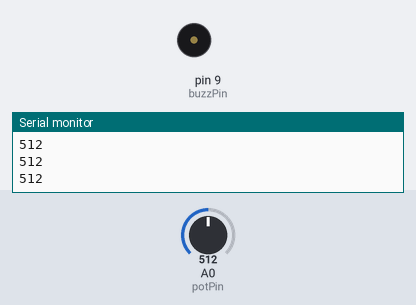
This sketch was run on a simulated Arduino Uno, built with avr-gcc and run on an emulated ATmega328P. Shown: buzzer (waves = sounding, pin HIGH), the last lines printed to the serial monitor. The inputs (shaded band) are chosen by the test bench; at power-on: A0 (potPin) = 512.

Above: at 1.3 s.
1.4 s: A0 (potPin) set to 983
3.2 s: A0 (potPin) set to 1015
At 4.4 s:
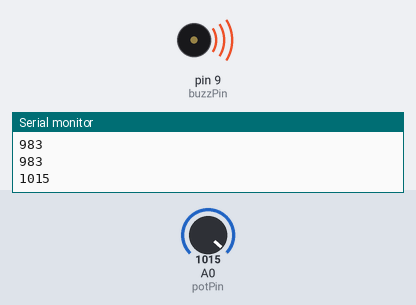
6.2 s: A0 (potPin) set to 990
At 6.9 s:
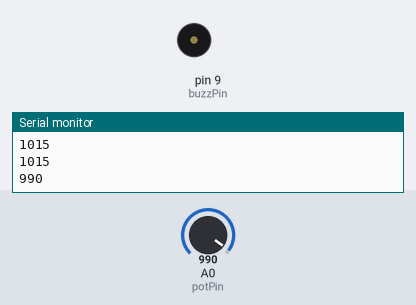
7.7 s: A0 (potPin) set to 1010
At 9.3 s:
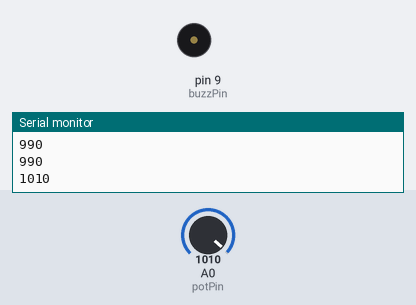
Timing chart, 0 to 11.7 s (numbered marks = the images above; inputs shaded):
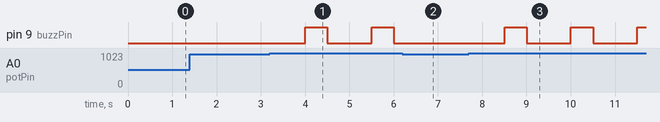

Measured:
- the behaviour switches between 1000 and 1001 on A0 (potPin) (found by bisection; images 0 and 1)
- after the input at 3.2 s, pin 9 (buzzPin): alternates HIGH for 0.50 s and LOW for 1.0 s, starting after 0.80 s
- after the input at 6.2 s, pin 9 (buzzPin): stays LOW (without the input it goes to HIGH after 0.80 s)
- after the input at 7.7 s, pin 9 (buzzPin): alternates HIGH for 0.50 s and LOW for 1.0 s, starting after 0.80 s

The sketch:

PotAndBuzz.ino
```cpp
int potPin=A0;
int buzzPin=9;
int potVal;
int dt=500;

void setup() {
    Serial.begin(9600);
    pinMode(buzzPin,OUTPUT);
    pinMode(potPin,INPUT);
}

void loop() {
    potVal = analogRead(potPin);
    Serial.println(potVal);
    delay(dt);
    if(potVal>1000) {
        digitalWrite(buzzPin,HIGH);
        delay(dt);
        digitalWrite(buzzPin,LOW);
        delay(dt);
    }
}
```
